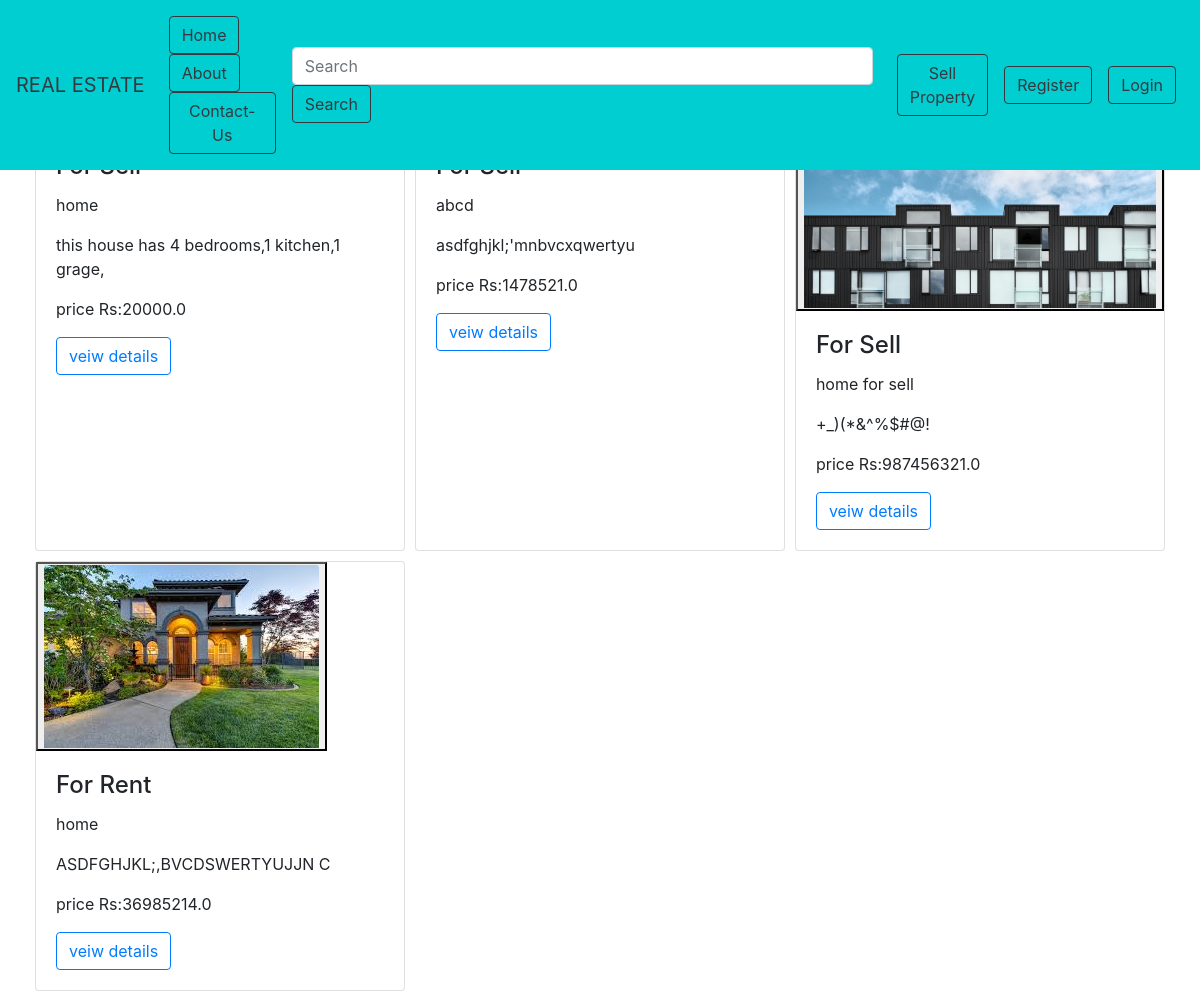
The page /home on the database its author committed.
### pages/models.py (models this page shows, shortened)
class Uploadproperty(models.Model):
    id = models.AutoField
    property_cat = models.CharField(choices=(('Home', 'Home'), ('Appartment', 'Appartment'), (
        'Building', 'Building'), ('Land', 'Land'), ('Farm House', 'Farm House'), ('Banglow', 'Banglow')), max_length=15)
    property_type = models.CharField(
        choices=(('Sell', 'Sell'), ('Rent', 'Rent')), max_length=10)
    project_name = models.CharField(max_length=20)
    description = models.TextField()
    price = models.FloatField(default=0)
    image = models.ImageField(
        upload_to="pages/images", default='No Image')
    image1 = models.ImageField(
        upload_to="pages/images", default='No Image')
    image2 = models.ImageField(
        upload_to="pages/images", default='No Image')
    image3 = models.ImageField(
        upload_to="pages/images", default='No Image')
    image4 = models.ImageField(
        upload_to="pages/images", default='No Image')
    contact_PersonName = models.CharField(max_length=20)
    contact_Number = models.CharField(max_length=12)
    contact_email = models.EmailField(
        max_length=50)

### pages/views.py (the view)
# urls.py: path('home', views.home, name='home'),
def home(request):
    properties = Uploadproperty.objects.all()
    return render(request, 'basics/home.html', {'properties': properties})

### pages/templates/basics/home.html (shortened to what this page needs)
{% extends 'basics/base.html' %}
{%block body%}
{%load static%}
<br><br>
<div class="container mt-5">
    <div class="row">
        {% for property in properties%}
        <div class="column">
            <div class="card h-100">
                <form action="">
                    <button formaction="pview" formmethod="GET" type="submit"><img class="card-img-top"
                            src="/media/{{property.image}}" alt=""></button>
                </form>
                <div class="card-body">
                    <h4 class="card-title">
                        <p class="card-text">For {{property.property_type}}</p>
                    </h4>
                    <p class="card-text">{{property.project_name}}</p>
                    <p class="card-text">{{property.description}}</p>
                    <p class="card-text">price Rs:{{property.price}}</p>
                    <form action="pview" method="GET">
                        <button type="submit" class="btn btn-outline-primary"> veiw details </button>
                    </form>
                </div>
            </div>
        </div>
        {%endfor%}
    </div>
</div>
{%endblock%}

### pages/templates/basics/base.html (shortened to what this page needs)
<!doctype html>
<html lang="en">
<head>
    <link rel="stylesheet" href="https://stackpath.bootstrapcdn.com/bootstrap/4.4.1/css/bootstrap.min.css"
>
    <link href="https://stackpath.bootstrapcdn.com/font-awesome/4.7.0/css/font-awesome.min.css" rel="stylesheet"
>
</head>
{%load static%}
<body>
    <nav class="navbar navbar-expand-lg fixed-top " style="background-color:darkturquoise">
        <a class="navbar-brand text-dark">REAL ESTATE</a>
        <div class="collapse navbar-collapse" id="navbarSupportedContent">
            <div class="position p-2  mr-auto text-dark">
                <a href="/home">
                    <button class="btn btn-outline-dark" type="submit"> Home </button></a>
                <a href="/about">
                    <button type="button" class="btn btn-outline-dark"> About </button></a>
                <a href="/contact">
                    <button class="btn btn-outline-dark" type="submit">Contact-Us</button></a>
            </div>
            <div class="position p-2 bg-none text-dark">
                <form class="form-inline" action="search" method="POST">
                    <input class="form-control mr-sm-2" size="50" type="search" placeholder="Search"
                        aria-label=" type to Search" name="search">
                    <button class="btn btn-outline-dark my-4 my-sm-0" type="submit">Search</button>
                </form>
            </div>
            <div class="position p-2 text-dark">
                <a href="/upload">
                    <button class="btn btn-outline-dark" type="submit"> Sell
                        Property</button></a>
            </div>
            {% if user.is_authenticated %}
            <div class="position p-2 text-dark">
                <a href="myupload">
                    <button class="btn btn-outline-dark" type="submit">MyUploads</button>
                </a>
            </div>
            <div class="position p-2 text-dark">
                <a href="logout">
                    <button class="btn btn-outline-dark" type="submit"> LogOut</button>
                </a>
            </div>
            {% else %}
            <div class="position p-2 text-dark">
                <a href="register">
                    <button class="btn btn-outline-dark" type="submit">Register</button></a>
            </div>
            <div class="position p-2 text-dark">
                <a href="login">
                    <button class="btn btn-outline-dark" type="submit"> Login </button>
                </a>
            </div>
            {% endif %}
        </div>
    </nav>
{%block body%} {%endblock%}
</body>
</html>

### pages/templates/basics/base.html (style rules this page uses)
* { box-sizing: border-box; }
.column { float: left; width: 33.33%; padding: 5px; }
.row::after { content: ""; clear: both; display: table; }

### rows shown on the page
Uploadproperty: project_name "home", description "this house has 4 bedrooms,1 kitchen,1 grage,", price "20000.0"
Uploadproperty: project_name "abcd", description "asdfghjkl;'mnbvcxqwertyu", price "1478521.0"
Uploadproperty: image (picture), property_type "Sell", project_name "home for sell", description "+_)(*&^%$#@!", price "987456321.0"
Uploadproperty: image (picture), property_type "Rent", project_name "home", description "ASDFGHJKL;,BVCDSWERTYUJJN C", price "36985214.0"
